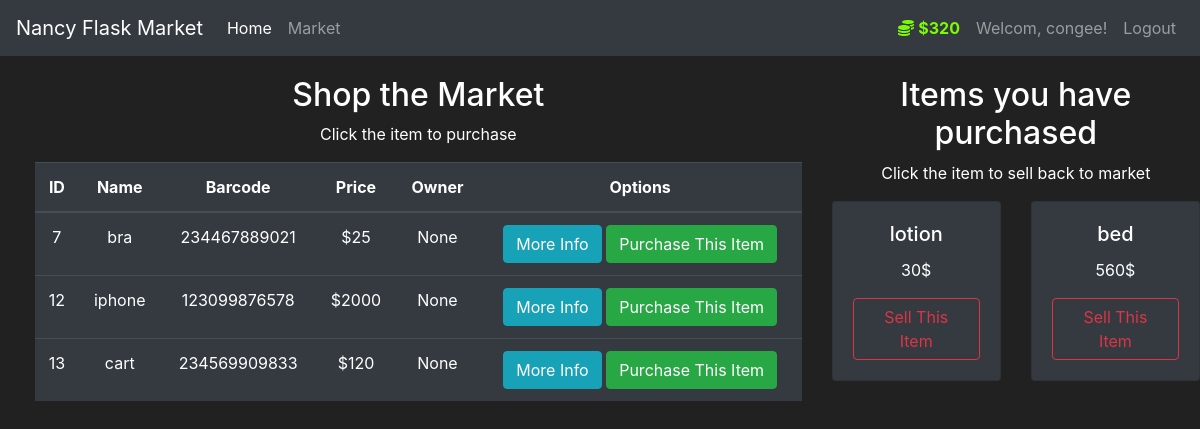
/market (signed in), run on the app's committed database.
### market_package/models.py (models this page shows, shortened)
class User(db.Model, UserMixin):
    id = db.Column(db.Integer(), primary_key=True)
    username = db.Column(db.String(length=30), nullable=False, unique=True)
    email_address= db.Column(db.String(length=60), nullable=False, unique=True)
    budget =  db.Column(db.Integer(),nullable=False, default=1000)
    password_hash = db.Column(db.String(length=60), nullable=False)
    items = db.relationship('Item', backref='owned_user', lazy=True)
    @property
    def beautify_budget(self):
        b_str = str(self.budget)
        if len(b_str)>=4:
            return  f'{b_str[:-3]},{b_str[-3:]}'
        else:
            return self.budget

class Item(db.Model):
    id = db.Column(db.Integer(), primary_key=True)
    name = db.Column(db.String(length=30), nullable=False, unique=True)
    price = db.Column(db.Integer(), nullable=False)
    barcode = db.Column(db.String(length=12), nullable=False, unique=True)
    description = db.Column(db.String(length=1024), nullable=False, unique=True)
    owner =  db.Column(db.Integer(), db.ForeignKey('user.id'))

### market_package/routes.py (the view, shortened to what this page needs)
@app.route('/market', methods=['POST', 'GET'])
@login_required
def market_page():
    purchase_form = PurchaseItemForm()
    sell_form = SellItemForm()
    if request.method == 'GET':
        items =Item.query.filter_by(owner=None)
        owned_items = Item.query.filter_by(owner=current_user.id)
        print(owned_items)
        return render_template('market.html', items = items, purchase_form=purchase_form,sell_form=sell_form, owned_items = owned_items)

### market_package/models.py (called while the page is built)
@login_manager.user_loader
def load_user(user_id):
    print('in the Loader method')
    return User.query.get(int(user_id))

### market_package/templates/market.html (shortened to what this page needs)
{% extends 'base.html' %}
{% block content %}
<div class="row" style="margin-top:20px; margin-left:20px">
   <div class="col-8" >
      <h2>Shop the Market</h2>
      <p>Click the item to purchase</p>
      <table class="table table-hover table-dark">
         <thead>
            <tr>
               <th scope="col">ID</th>
               <th scope="col">Name</th>
               <th scope="col">Barcode</th>
               <th scope="col">Price</th>
               <th scope="col">Owner</th>
               <th scope="col">Options</th>
            </tr>
         </thead>
         <tbody>
            {% for item in items %}
            <tr>
               <td>{{ item.id}}</td>
               <td>{{ item.name}}</td>
               <td>{{ item.barcode}}</td>
               <td>${{ item.price}}</td>
               <td>{{ item.owner }}</td>
               <td>
                  <button class="btn btn-outline btn-info" data-toggle="modal" data-target="#Modal-MoreInfo-{{ item.id }}">More Info</button>
                  <button class="btn btn-outline btn-success" data-toggle="modal" data-target="#Modal-Purchase-{{ item.id }}">Purchase This Item</button>
               </td>
            </tr>
            {% endfor %}
         </tbody>
      </table>
   </div>
   <div class="col-4">
      <h2>Items you have purchased</h2>
      <p>Click the item to sell back to market</p>
      <div class="row">
         {% for owned_item in owned_items %}
         <div class="col-sm-6">
            <div class="card bg-dark" style="margin-bottom:5px">
               <div class="card-body">
                  <h5 class="card-title">{{ owned_item.name }}</h5>
                  <p class="card-text">{{ owned_item.price }}$</p>
                  <button class="btn btn-outline-danger" data-toggle="modal" data-target="#Modal-Sell-{{ owned_item.id }}">Sell This Item</button>
               </div>
            </div>
         </div>
          {% endfor %}
      </div>
   </div>
</div>
{% endblock %}

### market_package/templates/base.html (shortened to what this page needs)
<!doctype html>
<html lang="en">
<head>
    <link rel="stylesheet" href="https://cdn.jsdelivr.net/npm/bootstrap@4.5.3/dist/css/bootstrap.min.css"
>
</head>
<body class="text-center">
<nav class="navbar navbar-expand-md navbar-dark bg-dark">
    <a class="navbar-brand" href="#">Nancy Flask Market</a>
    <div class="collapse navbar-collapse" id="navbarNav">
        <ul class="navbar-nav mr-auto">
            <li class="nav-item active">
                <a class="nav-link" href="{{ url_for('home_page') }}">Home <span class="sr-only">(current)</span></a>
            </li>
            <li class="nav-item">
                <a class="nav-link" href="{{ url_for('market_page') }}">Market</a>
            </li>
        </ul>
        {% if current_user.is_authenticated %}
            <ul class="navbar-nav">
                <li class="nav-item">
                    <a class="nav-link" style="color:lawngreen; font-weight:bold" >
                        <i class="fas fa-coins"></i>
                        ${{ current_user.beautify_budget }}
                    </a>
                </li>
                <li class="nav-item">
                    <a class="nav-link" >Welcom, {{ current_user.username }}!</a>
                </li>
                <li class="nav-item">
                    <a class="nav-link" href="{{ url_for('logout_page') }}">Logout</a>
                </li>
            </ul>
        {% endif %}
    </div>
</nav>
{% block content %}{% endblock %}
</body>
</html>

### market_package/templates/base.html (style rules this page uses)
body { background-color : #212121; color : white }

### data on the page
User: beautify_budget "320", username "congee"
Item: id "7", name "bra", barcode "234467889021", price "25", owner "None"
Item: id "12", name "iphone", barcode "123099876578", price "2000", owner "None"
Item: id "13", name "cart", barcode "234569909833", price "120", owner "None"
Item: name "lotion", price "30"
Item: name "bed", price "560"
